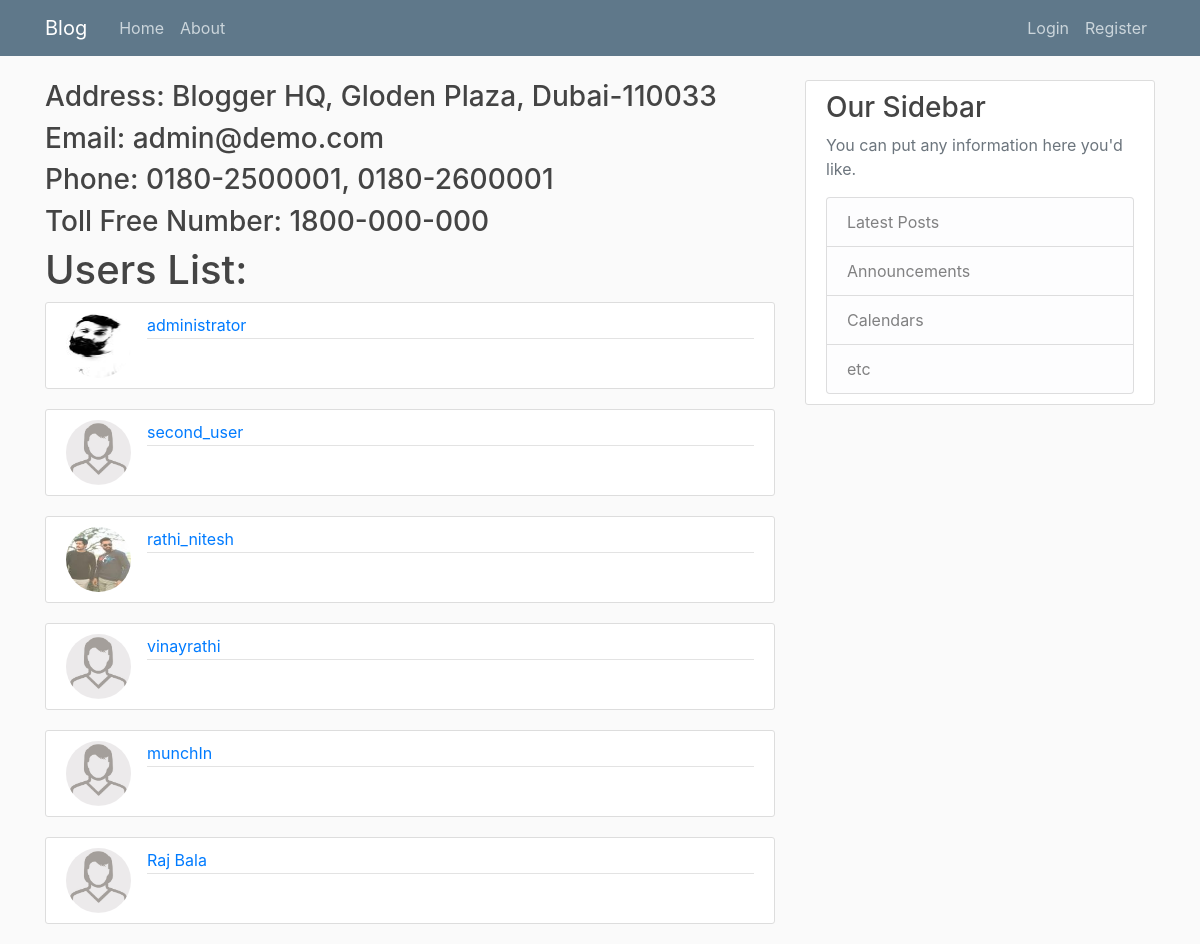
Before: /about with the older database file.
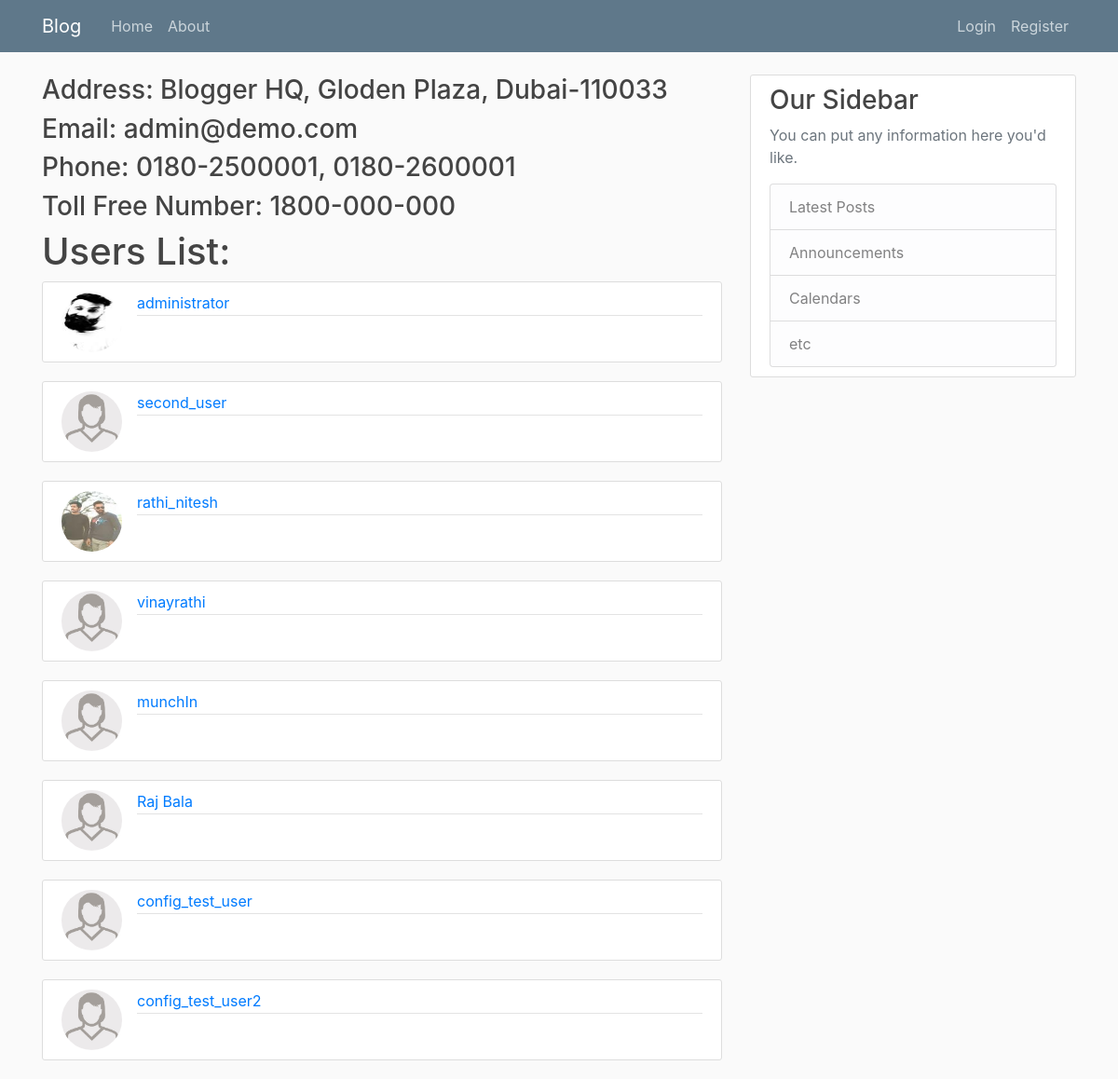
After: the same page with the newer database file.
### blogger/models.py (models this page shows, shortened)
class User(db.Model, UserMixin):
    id = db.Column(db.Integer, primary_key=True)
    username = db.Column(db.String(20), unique=True, nullable=False)
    email = db.Column(db.String(120), unique=True, nullable=False)
    image_file = db.Column(db.String(20), nullable=False, default='default_image.jpg')
    password = db.Column(db.String(60), nullable=False)
    posts = db.relationship('Post', backref='author', lazy=True)

### blogger/main/routes.py (the view)
@main.route('/about')
def about():
    users = User.query.all()
    return render_template("about.html", title='About Page', users=users)

### blogger/templates/about.html
{% extends "layout.html" %}
{% block content %}
    <h3>Address: Blogger HQ, Gloden Plaza, Dubai-110033</h3>
    <h3>Email: admin@demo.com</h3>
    <h3>Phone: 0180-2500001, 0180-2600001</h3>
    <h3>Toll Free Number: 1800-000-000</h3>
    <div>
        <h1> Users List: </h1>
        {% for user in users %}
            <article class="media content-section">
              <img class="rounded-circle article-img" src="{{ url_for('static', filename='profile_pics/' +
              user.image_file) }}">
              <div class="media-body">
                <div class="article-metadata">
                  <a class="mr-2" href="#">{{ user.username }}</a>
                </div>
              </div>
            </article>
        {% endfor %}
    </div>
{% endblock content %}

Changed rows visible on the page:
added User: image_file (placeholder picture), username "config_test_user"
added User: image_file (placeholder picture), username "config_test_user2"
